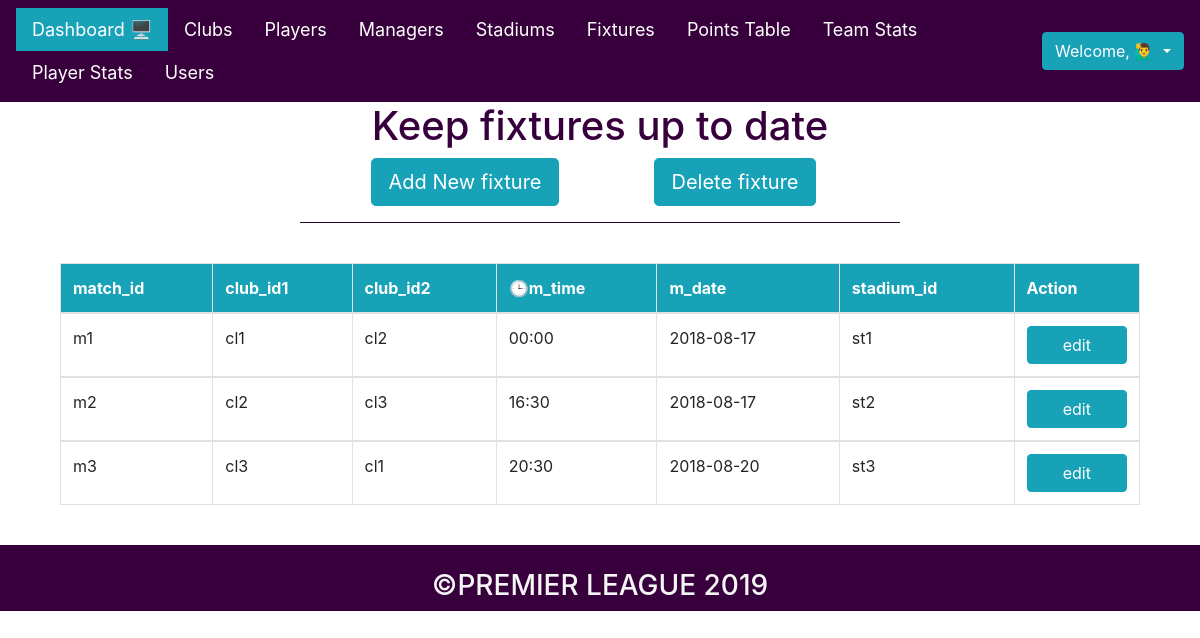
The page /php_files/admin/admin_fixtures.php on the database its author committed.
### tables this page shows
CREATE TABLE fixtures(
    m_id VARCHAR(4) PRIMARY KEY,
    club_id1 VARCHAR(4),
    club_id2 VARCHAR(4),
    m_time VARCHAR(5),
    m_date DATE,
    stadium_id VARCHAR(4)

);

### php_files/admin/admin_fixtures.php (the view, shortened to what this page needs)
<?php
    include "admin_header.php";
    include "../connect.php";
?>
<html>
<head>
    <link rel="stylesheet" type="text/css" href="../../css/admin_players.css">
</head>
<body>
    <center><h1> Keep fixtures up to date</h1></center>
    <center><div class="container">
        <div class="row">
            <div class="col-6"><a href="add_fixture.php"><button class="btn btn-info btn-lg btn_add">Add New fixture</button></a></div>
            <div class="col-6"><a href="del_fixture.php"><button class="btn btn-info btn-lg btn_del">Delete fixture</button></a></div>
        </div>
    </div></center>
    <hr>
    <br>
    <center>
    <div class="container">
        <?php
            $qry = " SELECT * FROM fixtures ";
            $res = $con->query($qry);
            $result = "";
            if($res->num_rows > 0)
            {
                $result .= " <div class = 'container'> ";
                $result .= " <table class='table table-bordered'> ";
                $result .= " <thead class='thead_clubs'> <tr>
                    <th>match_id</th>
                    <th>club_id1</th>
                    <th>club_id2</th>
                    <th>🕒m_time</th>
                    <th>m_date</th>
                    <th>stadium_id</th>
                    <th> Action </th>
                    </tr> </thead> ";
                while($row = $res->fetch_assoc())
                {
                    $result .= " <tbody> <tr>
                        <td> ".$row['m_id']." </td>
                        <td> ".$row['club_id1']." </td>
                        <td> ".$row['club_id2']." </td>
                        <td> ".$row['m_time']." </td>
                        <td> ".$row['m_date']." </td>
                        <td> ".$row['stadium_id']." </td>
                        <td> <a href='edit_fixture.php?edit=".$row['m_id']." '><button class='btn btn-info btn-block'>edit</button></a> </td>
                    </tr> </tbody> ";
                }
                $result .= " </table> </div> ";
            }
            echo $result;
        ?>
    </div>
    </center>
    <br>
</body>
</html>
<?php include "admin_footer.php"; ?>

### css/admin_players.css (style rules this page uses)
h1 { color: #37003c; }
.btn_add { margin-left: 300px; }
.btn_del { margin-right: 300px; }
hr { background: #37003c; width: 600px; }
.thead_clubs { background: #17a2b8; color: white; }

### rows shown on the page
fixtures: m_id "m1", club_id1 "cl1", club_id2 "cl2", m_time "00:00", m_date "2018-08-17", stadium "st1"
fixtures: m_id "m2", club_id1 "cl2", club_id2 "cl3", m_time "16:30", m_date "2018-08-17", stadium "st2"
fixtures: m_id "m3", club_id1 "cl3", club_id2 "cl1", m_time "20:30", m_date "2018-08-20", stadium "st3"
